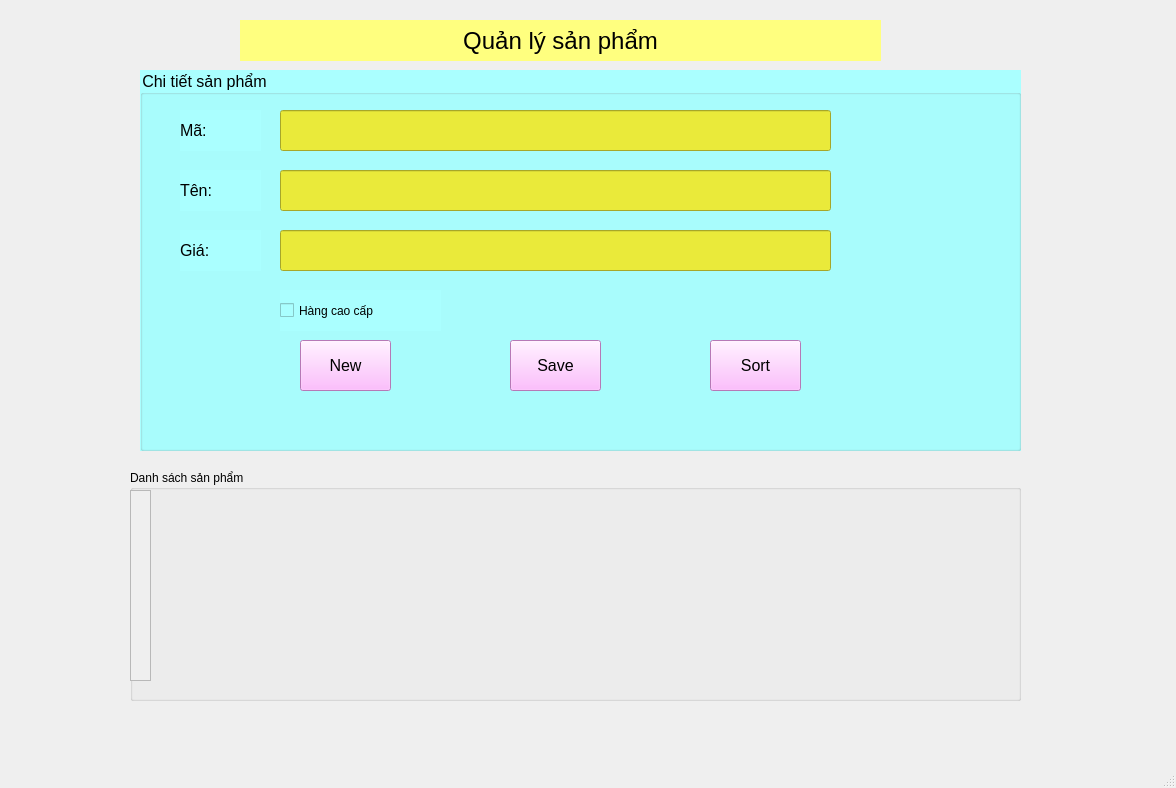
<?xml version="1.0" encoding="UTF-8"?>
<ui version="4.0">
 <class>MainWindow</class>
 <widget class="QMainWindow" name="MainWindow">
  <property name="geometry">
   <rect>
    <x>0</x>
    <y>0</y>
    <width>1176</width>
    <height>788</height>
   </rect>
  </property>
  <property name="windowTitle">
   <string>MainWindow</string>
  </property>
  <widget class="QWidget" name="centralwidget">
   <widget class="QLabel" name="label">
    <property name="geometry">
     <rect>
      <x>240</x>
      <y>20</y>
      <width>641</width>
      <height>41</height>
     </rect>
    </property>
    <property name="font">
     <font>
      <pointsize>18</pointsize>
     </font>
    </property>
    <property name="styleSheet">
     <string notr="true">background-color: rgb(255, 255, 127);</string>
    </property>
    <property name="text">
     <string>Quản lý sản phẩm</string>
    </property>
    <property name="alignment">
     <set>Qt::AlignCenter</set>
    </property>
   </widget>
   <widget class="QGroupBox" name="groupBox">
    <property name="geometry">
     <rect>
      <x>140</x>
      <y>70</y>
      <width>881</width>
      <height>381</height>
     </rect>
    </property>
    <property name="font">
     <font>
      <pointsize>12</pointsize>
     </font>
    </property>
    <property name="styleSheet">
     <string notr="true">background-color: rgb(170, 255, 255);</string>
    </property>
    <property name="title">
     <string>Chi tiết sản phẩm</string>
    </property>
    <widget class="QLabel" name="label_2">
     <property name="geometry">
      <rect>
       <x>40</x>
       <y>40</y>
       <width>81</width>
       <height>41</height>
      </rect>
     </property>
     <property name="font">
      <font>
       <pointsize>12</pointsize>
      </font>
     </property>
     <property name="styleSheet">
      <string notr="true"/>
     </property>
     <property name="text">
      <string>Mã:</string>
     </property>
    </widget>
    <widget class="QLineEdit" name="lineEdit_ma">
     <property name="geometry">
      <rect>
       <x>140</x>
       <y>40</y>
       <width>551</width>
       <height>41</height>
      </rect>
     </property>
     <property name="styleSheet">
      <string notr="true">background-color: rgb(234, 234, 58);</string>
     </property>
    </widget>
    <widget class="QLabel" name="label_3">
     <property name="geometry">
      <rect>
       <x>40</x>
       <y>100</y>
       <width>81</width>
       <height>41</height>
      </rect>
     </property>
     <property name="font">
      <font>
       <pointsize>12</pointsize>
      </font>
     </property>
     <property name="text">
      <string>Tên:</string>
     </property>
    </widget>
    <widget class="QLineEdit" name="lineEdit_ten">
     <property name="geometry">
      <rect>
       <x>140</x>
       <y>100</y>
       <width>551</width>
       <height>41</height>
      </rect>
     </property>
     <property name="styleSheet">
      <string notr="true">background-color: rgb(234, 234, 58);</string>
     </property>
    </widget>
    <widget class="QLabel" name="label_4">
     <property name="geometry">
      <rect>
       <x>40</x>
       <y>160</y>
       <width>81</width>
       <height>41</height>
      </rect>
     </property>
     <property name="font">
      <font>
       <pointsize>12</pointsize>
      </font>
     </property>
     <property name="text">
      <string>Giá:</string>
     </property>
    </widget>
    <widget class="QLineEdit" name="lineEdit_gia">
     <property name="geometry">
      <rect>
       <x>140</x>
       <y>160</y>
       <width>551</width>
       <height>41</height>
      </rect>
     </property>
     <property name="styleSheet">
      <string notr="true">background-color: rgb(234, 234, 58);</string>
     </property>
    </widget>
    <widget class="QCheckBox" name="checkBox_caocap">
     <property name="geometry">
      <rect>
       <x>140</x>
       <y>220</y>
       <width>161</width>
       <height>41</height>
      </rect>
     </property>
     <property name="text">
      <string>Hàng cao cấp</string>
     </property>
    </widget>
    <widget class="QPushButton" name="pushButton_new">
     <property name="geometry">
      <rect>
       <x>160</x>
       <y>270</y>
       <width>91</width>
       <height>51</height>
      </rect>
     </property>
     <property name="font">
      <font>
       <pointsize>12</pointsize>
      </font>
     </property>
     <property name="styleSheet">
      <string notr="true">background-color: rgb(255, 170, 255);</string>
     </property>
     <property name="text">
      <string>New</string>
     </property>
    </widget>
    <widget class="QPushButton" name="pushButton_save">
     <property name="geometry">
      <rect>
       <x>370</x>
       <y>270</y>
       <width>91</width>
       <height>51</height>
      </rect>
     </property>
     <property name="font">
      <font>
       <pointsize>12</pointsize>
      </font>
     </property>
     <property name="styleSheet">
      <string notr="true">background-color: rgb(255, 170, 255);</string>
     </property>
     <property name="text">
      <string>Save</string>
     </property>
    </widget>
    <widget class="QPushButton" name="pushButton_sort">
     <property name="geometry">
      <rect>
       <x>570</x>
       <y>270</y>
       <width>91</width>
       <height>51</height>
      </rect>
     </property>
     <property name="font">
      <font>
       <pointsize>12</pointsize>
      </font>
     </property>
     <property name="styleSheet">
      <string notr="true">background-color: rgb(255, 170, 255);</string>
     </property>
     <property name="text">
      <string>Sort</string>
     </property>
    </widget>
   </widget>
   <widget class="QGroupBox" name="groupBox_2">
    <property name="geometry">
     <rect>
      <x>130</x>
      <y>470</y>
      <width>891</width>
      <height>231</height>
     </rect>
    </property>
    <property name="title">
     <string>Danh sách sản phẩm</string>
    </property>
    <widget class="QWidget" name="verticalLayoutWidget">
     <property name="geometry">
      <rect>
       <x>30</x>
       <y>10</y>
       <width>851</width>
       <height>201</height>
      </rect>
     </property>
     <layout class="QVBoxLayout" name="verticalLayout_product"/>
    </widget>
    <widget class="QScrollArea" name="scrollArea">
     <property name="geometry">
      <rect>
       <x>0</x>
       <y>20</y>
       <width>21</width>
       <height>191</height>
      </rect>
     </property>
     <property name="widgetResizable">
      <bool>true</bool>
     </property>
     <widget class="QWidget" name="scrollAreaWidgetContents">
      <property name="geometry">
       <rect>
        <x>0</x>
        <y>0</y>
        <width>19</width>
        <height>189</height>
       </rect>
      </property>
     </widget>
    </widget>
   </widget>
  </widget>
  <widget class="QMenuBar" name="menubar">
   <property name="geometry">
    <rect>
     <x>0</x>
     <y>0</y>
     <width>1176</width>
     <height>26</height>
    </rect>
   </property>
  </widget>
  <widget class="QStatusBar" name="statusbar"/>
 </widget>
 <resources/>
 <connections>
  <connection>
   <sender>checkBox_caocap</sender>
   <signal>stateChanged(int)</signal>
   <receiver>label</receiver>
   <slot>close()</slot>
   <hints>
    <hint type="sourcelabel">
     <x>340</x>
     <y>336</y>
    </hint>
    <hint type="destinationlabel">
     <x>560</x>
     <y>61</y>
    </hint>
   </hints>
  </connection>
 </connections>
</ui>
